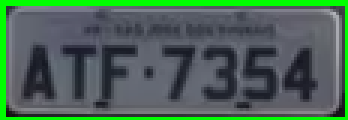
#> input picture roi.png, 116 x 40 px, found by its file name (shown 3 times larger)
$ python Placa01.py
#> lines starting #> are read from the running program, lines starting #| are printed output that depends on the picture; after the words box and inside, x2 and y2 are one past the last pixel; in counts of white or black regions, pixels touching at a corner belong together
import cv2

img = cv2.imread('/home/silvia/PycharmProjects/alex_video/roi.png')
#> img is the input picture: shape (40, 116, 3); mean B, G, R 85.4, 101.6, 73.8

cinza = cv2.cvtColor(img, cv2.COLOR_BGR2GRAY)
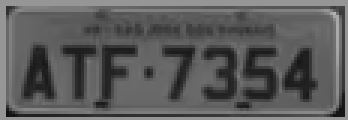
#> cinza: shape (40, 116) (shown 3 times larger); min 16, max 178, mean 91.5

_, binario = cv2.threshold(cinza, 90, 255, cv2.THRESH_BINARY)
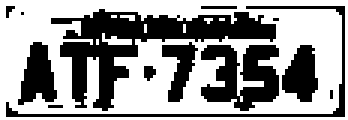
#> binario: shape (40, 116) (shown 3 times larger); 59.4% white; 13 black regions (7 under 20 px), largest, box (x1, y1, x2, y2) and area: (17, 3, 92, 37) 820, (67, 15, 93, 37) 364, (2, 2, 115, 39) 205, (6, 14, 19, 35) 172, (94, 15, 106, 34) 157, (54, 14, 66, 34) 120

desfoque = cv2.GaussianBlur(binario, (5, 5), 0)
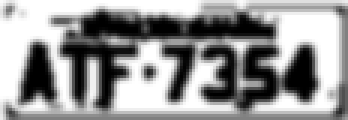
#> desfoque: shape (40, 116) (shown 3 times larger); min 0, max 255, mean 149.2
cv2.imshow('teste', desfoque)


cv2.waitKey(0)
cv2.destroyAllWindows()
